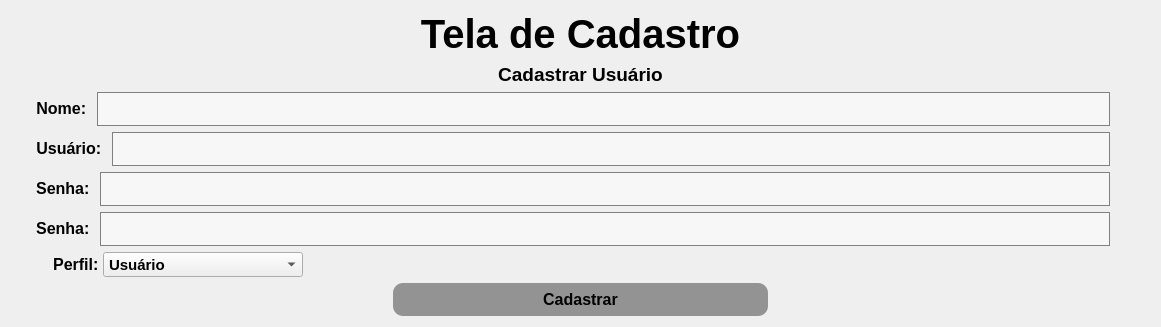
         <widget class="QWidget" name="pg_cadastro">
          <layout class="QVBoxLayout" name="verticalLayout_9">
           <item>
            <widget class="QLabel" name="label_14">
             <property name="font">
              <font>
               <pointsize>30</pointsize>
               <weight>75</weight>
               <bold>true</bold>
              </font>
             </property>
             <property name="text">
              <string>&lt;html&gt;&lt;head/&gt;&lt;body&gt;&lt;p align=&quot;center&quot;&gt;Tela de Cadastro&lt;/p&gt;&lt;/body&gt;&lt;/html&gt;</string>
             </property>
             <property name="alignment">
              <set>Qt::AlignCenter</set>
             </property>
            </widget>
           </item>
           <item>
            <widget class="QLabel" name="label_6">
             <property name="font">
              <font>
               <pointsize>15</pointsize>
               <weight>75</weight>
               <bold>true</bold>
              </font>
             </property>
             <property name="styleSheet">
              <string notr="true"/>
             </property>
             <property name="text">
              <string>&lt;html&gt;&lt;head/&gt;&lt;body&gt;&lt;p align=&quot;center&quot;&gt;&lt;span style=&quot; font-weight:400;&quot;&gt;&lt;img src=&quot;projeto_01/docs/user.png&quot;&lt;/span&gt;&lt;/p&gt;&lt;p align=&quot;center&quot;&gt;&lt;span style=&quot; font-size:14pt;&quot;&gt;Cadastrar Usuário&lt;/span&gt;&lt;/p&gt;&lt;/body&gt;&lt;/html&gt;</string>
             </property>
             <property name="alignment">
              <set>Qt::AlignCenter</set>
             </property>
            </widget>
           </item>
           <item>
            <layout class="QHBoxLayout" name="horizontalLayout_5">
             <property name="leftMargin">
              <number>25</number>
             </property>
             <property name="rightMargin">
              <number>40</number>
             </property>
             <item>
              <widget class="QLabel" name="label_7">
               <property name="sizePolicy">
                <sizepolicy hsizetype="Maximum" vsizetype="Preferred">
                 <horstretch>0</horstretch>
                 <verstretch>0</verstretch>
                </sizepolicy>
               </property>
               <property name="baseSize">
                <size>
                 <width>0</width>
                 <height>0</height>
                </size>
               </property>
               <property name="text">
                <string>&lt;html&gt;&lt;head/&gt;&lt;body&gt;&lt;p&gt;&lt;span style=&quot; font-size:12pt; font-weight:600;&quot;&gt;Nome: &lt;/span&gt;&lt;/p&gt;&lt;/body&gt;&lt;/html&gt;</string>
               </property>
               <property name="alignment">
                <set>Qt::AlignCenter</set>
               </property>
               <property name="margin">
                <number>20</number>
               </property>
              </widget>
             </item>
             <item>
              <widget class="QLineEdit" name="txt_nome">
               <property name="styleSheet">
                <string notr="true">color: rgb(0, 0, 0);
background-color: rgba(255, 255, 255, 0.5);
border: 1px solid gray;
border-radius: None;
font-family: Trebuchet MS;
font-size: 21px;</string>
               </property>
              </widget>
             </item>
            </layout>
           </item>
           <item>
            <layout class="QHBoxLayout" name="horizontalLayout_6">
             <property name="leftMargin">
              <number>25</number>
             </property>
             <property name="rightMargin">
              <number>40</number>
             </property>
             <item>
              <widget class="QLabel" name="label_8">
               <property name="text">
                <string>&lt;html&gt;&lt;head/&gt;&lt;body&gt;&lt;p&gt;&lt;span style=&quot; font-size:12pt; font-weight:600;&quot;&gt;Usuário: &lt;/span&gt;&lt;/p&gt;&lt;/body&gt;&lt;/html&gt;</string>
               </property>
               <property name="alignment">
                <set>Qt::AlignCenter</set>
               </property>
               <property name="margin">
                <number>15</number>
               </property>
              </widget>
             </item>
             <item>
              <widget class="QLineEdit" name="txt_usuario">
               <property name="styleSheet">
                <string notr="true">color: rgb(0, 0, 0);
background-color: rgba(255, 255, 255, 0.5);
border: 1px solid gray;
border-radius: None;
font-family: Trebuchet MS;
font-size: 21px;</string>
               </property>
              </widget>
             </item>
            </layout>
           </item>
           <item>
            <layout class="QHBoxLayout" name="horizontalLayout_7">
             <property name="leftMargin">
              <number>25</number>
             </property>
             <property name="rightMargin">
              <number>40</number>
             </property>
             <item>
              <widget class="QLabel" name="label_9">
               <property name="text">
                <string>&lt;html&gt;&lt;head/&gt;&lt;body&gt;&lt;p&gt;&lt;span style=&quot; font-size:12pt; font-weight:600;&quot;&gt;Senha: &lt;/span&gt;&lt;/p&gt;&lt;/body&gt;&lt;/html&gt;</string>
               </property>
               <property name="alignment">
                <set>Qt::AlignCenter</set>
               </property>
               <property name="margin">
                <number>18</number>
               </property>
              </widget>
             </item>
             <item>
              <widget class="QLineEdit" name="txt_senha">
               <property name="styleSheet">
                <string notr="true">color: rgb(0, 0, 0);
background-color: rgba(255, 255, 255, 0.5);
border: 1px solid gray;
border-radius: None;
font-family: Trebuchet MS;
font-size: 21px;</string>
               </property>
               <property name="echoMode">
                <enum>QLineEdit::Password</enum>
               </property>
              </widget>
             </item>
            </layout>
           </item>
           <item>
            <layout class="QHBoxLayout" name="horizontalLayout_8">
             <property name="leftMargin">
              <number>25</number>
             </property>
             <property name="rightMargin">
              <number>40</number>
             </property>
             <item>
              <widget class="QLabel" name="label_10">
               <property name="text">
                <string>&lt;html&gt;&lt;head/&gt;&lt;body&gt;&lt;p&gt;&lt;span style=&quot; font-size:12pt; font-weight:600;&quot;&gt;Senha: &lt;/span&gt;&lt;/p&gt;&lt;/body&gt;&lt;/html&gt;</string>
               </property>
               <property name="alignment">
                <set>Qt::AlignCenter</set>
               </property>
               <property name="margin">
                <number>18</number>
               </property>
              </widget>
             </item>
             <item>
              <widget class="QLineEdit" name="txt_senha2">
               <property name="styleSheet">
                <string notr="true">color: rgb(0, 0, 0);
background-color: rgba(255, 255, 255, 0.5);
border: 1px solid gray;
border-radius: None;
font-family: Trebuchet MS;
font-size: 21px;</string>
               </property>
               <property name="echoMode">
                <enum>QLineEdit::Password</enum>
               </property>
              </widget>
             </item>
            </layout>
           </item>
           <item>
            <layout class="QHBoxLayout" name="horizontalLayout_9">
             <property name="spacing">
              <number>0</number>
             </property>
             <property name="sizeConstraint">
              <enum>QLayout::SetDefaultConstraint</enum>
             </property>
             <property name="leftMargin">
              <number>42</number>
             </property>
             <property name="rightMargin">
              <number>847</number>
             </property>
             <property name="bottomMargin">
              <number>0</number>
             </property>
             <item>
              <widget class="QLabel" name="label_11">
               <property name="sizePolicy">
                <sizepolicy hsizetype="Preferred" vsizetype="Preferred">
                 <horstretch>0</horstretch>
                 <verstretch>0</verstretch>
                </sizepolicy>
               </property>
               <property name="minimumSize">
                <size>
                 <width>0</width>
                 <height>0</height>
                </size>
               </property>
               <property name="baseSize">
                <size>
                 <width>0</width>
                 <height>0</height>
                </size>
               </property>
               <property name="contextMenuPolicy">
                <enum>Qt::DefaultContextMenu</enum>
               </property>
               <property name="autoFillBackground">
                <bool>false</bool>
               </property>
               <property name="text">
                <string>&lt;html&gt;&lt;head/&gt;&lt;body&gt;&lt;p&gt;&lt;span style=&quot; font-size:12pt; font-weight:600;&quot;&gt;Perfil: &lt;/span&gt;&lt;/p&gt;&lt;/body&gt;&lt;/html&gt;</string>
               </property>
               <property name="scaledContents">
                <bool>false</bool>
               </property>
               <property name="alignment">
                <set>Qt::AlignCenter</set>
               </property>
               <property name="wordWrap">
                <bool>false</bool>
               </property>
               <property name="margin">
                <number>0</number>
               </property>
              </widget>
             </item>
             <item alignment="Qt::AlignHCenter|Qt::AlignVCenter">
              <widget class="QComboBox" name="cb_perfil">
               <property name="enabled">
                <bool>true</bool>
               </property>
               <property name="sizePolicy">
                <sizepolicy hsizetype="Fixed" vsizetype="Fixed">
                 <horstretch>0</horstretch>
                 <verstretch>0</verstretch>
                </sizepolicy>
               </property>
               <property name="minimumSize">
                <size>
                 <width>200</width>
                 <height>25</height>
                </size>
               </property>
               <property name="maximumSize">
                <size>
                 <width>200</width>
                 <height>200</height>
                </size>
               </property>
               <property name="autoFillBackground">
                <bool>false</bool>
               </property>
               <property name="styleSheet">
                <string notr="true">font-weight: bold;
font-size: 15px;
padding-left: 5px;</string>
               </property>
               <property name="editable">
                <bool>false</bool>
               </property>
               <property name="sizeAdjustPolicy">
                <enum>QComboBox::AdjustToContentsOnFirstShow</enum>
               </property>
               <property name="iconSize">
                <size>
                 <width>16</width>
                 <height>16</height>
                </size>
               </property>
               <item>
                <property name="text">
                 <string>Usuário</string>
                </property>
               </item>
               <item>
                <property name="text">
                 <string>Administrador</string>
                </property>
               </item>
              </widget>
             </item>
            </layout>
           </item>
           <item>
            <layout class="QHBoxLayout" name="horizontalLayout_10">
             <item>
              <widget class="QLabel" name="label_12">
               <property name="text">
                <string/>
               </property>
              </widget>
             </item>
             <item>
              <widget class="QPushButton" name="btn_cadastrar">
               <property name="minimumSize">
                <size>
                 <width>0</width>
                 <height>33</height>
                </size>
               </property>
               <property name="font">
                <font>
                 <pointsize>12</pointsize>
                 <weight>75</weight>
                 <bold>true</bold>
                </font>
               </property>
               <property name="cursor">
                <cursorShape>PointingHandCursor</cursorShape>
               </property>
               <property name="styleSheet">
                <string notr="true">QPushButton{
	color: rgb(0, 0, 0);
	
	background-color: rgb(147, 147, 147);
	border-radius: 10px;

}

QPushButton:hover{
	
	background-color: rgb(70, 70, 70);
	color: rgb(255, 255, 255);
}</string>
               </property>
               <property name="text">
                <string>Cadastrar</string>
               </property>
              </widget>
             </item>
             <item>
              <widget class="QLabel" name="label_13">
               <property name="text">
                <string/>
               </property>
              </widget>
             </item>
            </layout>
           </item>
          </layout>
         </widget>
